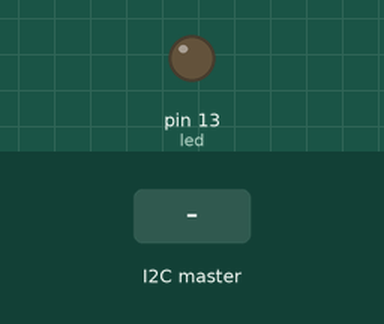
This sketch was run on a simulated Arduino Uno, built with avr-gcc and run on an emulated ATmega328P. Parts: output pins drawn as LEDs (lit = HIGH). Inputs (shaded band) come from the test bench.

Above: at 1.2 s.
1.3 s: the I2C master sends the byte 1
At 2.5 s:
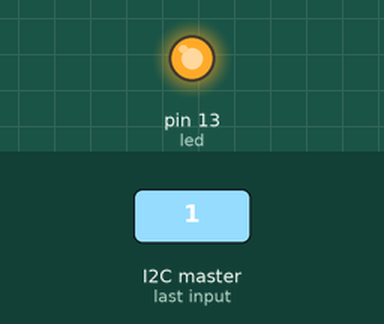
2.8 s: the I2C master sends the byte 0
At 3.8 s:
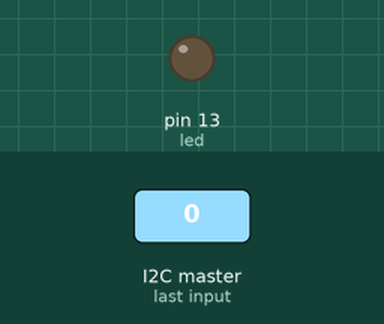
Timing chart, 0 to 5.8 s (numbered marks = the images above; inputs shaded):
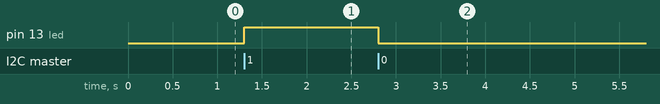

The sketch:

iot_task_22.ino
```cpp
#include <Wire.h>

int led=13;
int led_state =0;

void setup()
{
  Wire.begin(1);
  Wire.onReceive(receiveEvent);
  pinMode(led, OUTPUT);
}

void loop()
{
  delay(100);
}

void receiveEvent(int bytes_rec){

led_state = Wire.read();

  if (led_state == 1){

        digitalWrite(led,HIGH);
  }
  else{
        digitalWrite(led,LOW);
  }
}
```

Measured:
- after the input at 1.3 s, pin 13 (led): LOW → HIGH at once
- after the input at 2.8 s, pin 13 (led): HIGH → LOW at once
